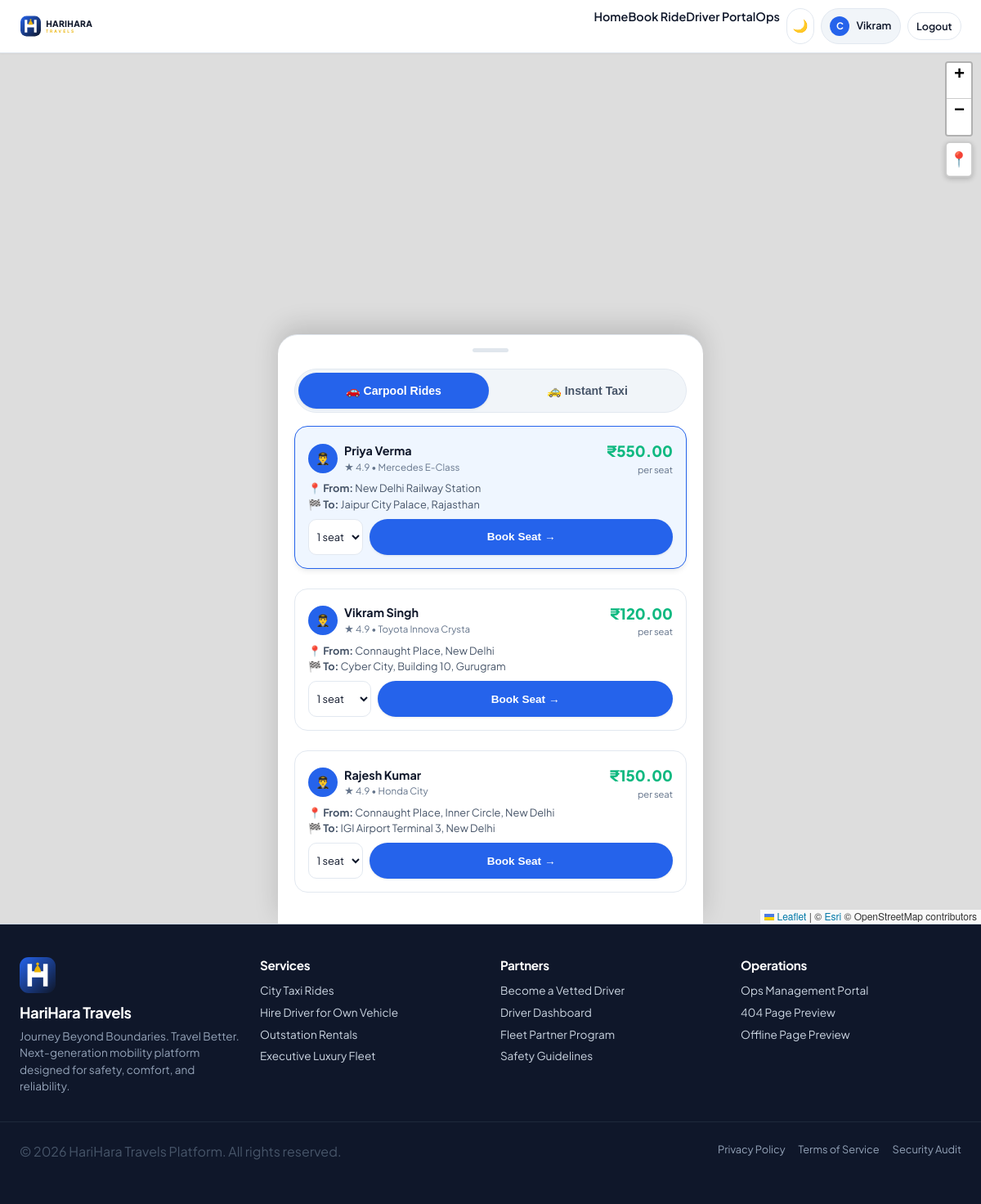
The app's page /booking/create/ (signed in), older data.
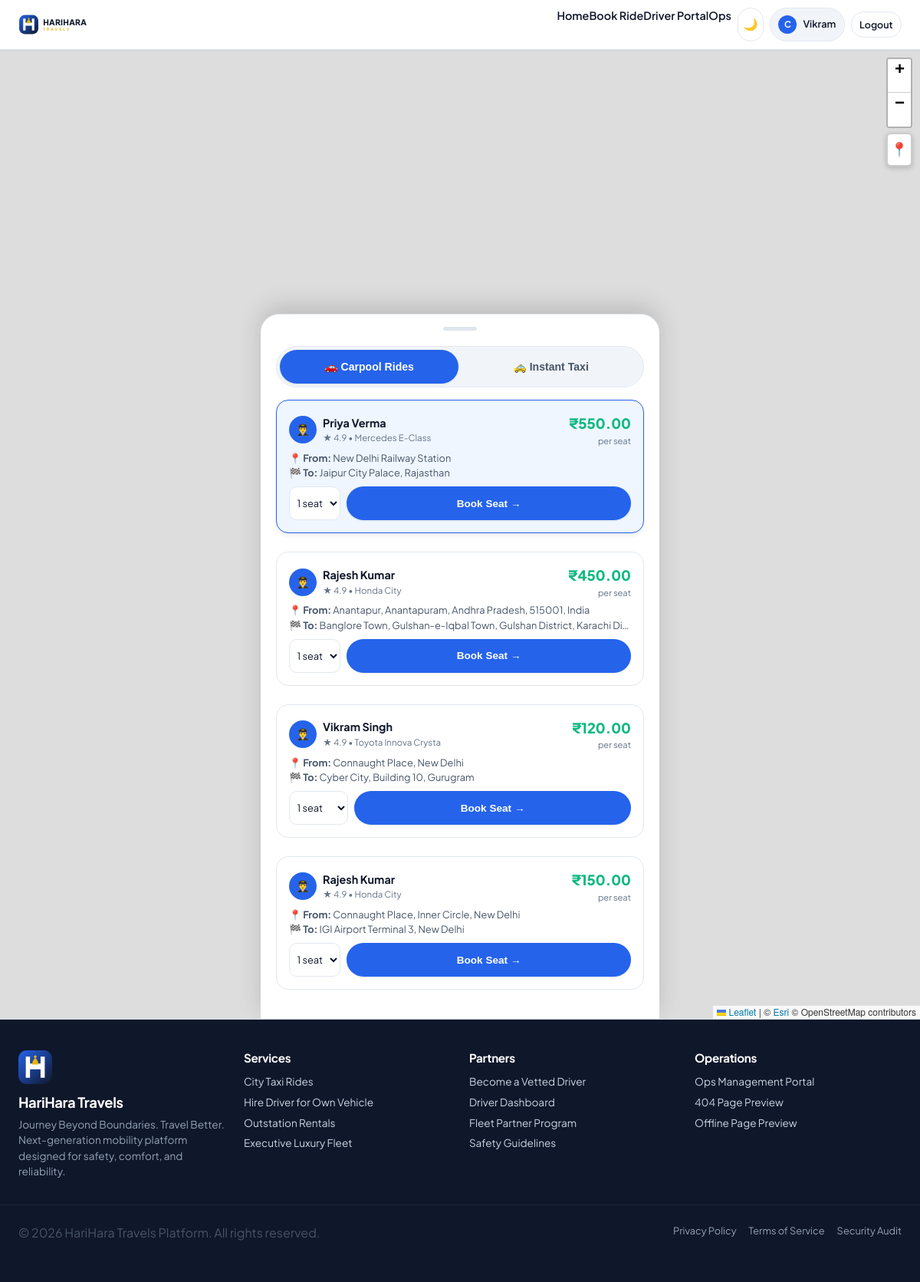
The same page, newer data.
### apps/bookings/models.py (models this page shows, shortened)
class RideOffer(models.Model):
    id = models.UUIDField(primary_key=True, default=uuid.uuid4, editable=False)
    driver = models.ForeignKey(settings.AUTH_USER_MODEL, on_delete=models.CASCADE, related_name='published_rides')
    origin_address = models.TextField()
    origin_latitude = models.FloatField()
    origin_longitude = models.FloatField()
    destination_address = models.TextField()
    destination_latitude = models.FloatField()
    destination_longitude = models.FloatField()
    departure_datetime = models.DateTimeField()
    total_seats = models.PositiveIntegerField(default=3)
    available_seats = models.PositiveIntegerField(default=3)
    price_per_seat = models.DecimalField(max_digits=10, decimal_places=2, default=150.00)
    vehicle_model = models.CharField(max_length=100, default='Honda City')
    vehicle_number = models.CharField(max_length=30, default='DL-01-AB-1234')
    vehicle_category = models.CharField(max_length=20, choices=VehicleCategory.choices, default=VehicleCategory.SEDAN)
    description = models.TextField(null=True, blank=True)
    status = models.CharField(max_length=20, choices=RideOfferStatus.choices, default=RideOfferStatus.OPEN)
    created_at = models.DateTimeField(auto_now_add=True)
    updated_at = models.DateTimeField(auto_now=True)

### apps/accounts/models.py (models this page shows, shortened)
class User(AbstractUser):
    class Role(models.TextChoices):
        CUSTOMER = 'CUSTOMER', 'Customer'
        DRIVER = 'DRIVER', 'Driver'
        ADMIN = 'ADMIN', 'Admin / Operations'
    role = models.CharField(max_length=20, choices=Role.choices, default=Role.CUSTOMER)
    phone = models.CharField(max_length=20, unique=True, null=True, blank=True)
    is_phone_verified = models.BooleanField(default=False)
    is_email_verified = models.BooleanField(default=False)
    avatar = models.ImageField(upload_to='avatars/', null=True, blank=True)
    created_at = models.DateTimeField(auto_now_add=True)
    updated_at = models.DateTimeField(auto_now=True)

### apps/bookings/views.py (the view, shortened to what this page needs)
# urls.py: path('create/', views.create_booking_view, name='create'),
@login_required
def create_booking_view(request):
    from .models import RideOffer, RideOfferStatus
    open_offers = RideOffer.objects.filter(status=RideOfferStatus.OPEN, available_seats__gt=0).order_by('-departure_datetime')[:10]
    return render(request, 'customer/booking_create.html', {'open_offers': open_offers})

### common/context_processors.py (called while the page is built)
def brand_context(request):
    user_role = getattr(request.user, 'role', 'GUEST') if getattr(request, 'user', None) and request.user.is_authenticated else 'GUEST'
    return {
        'PLATFORM_NAME': settings.AURA_PLATFORM['NAME'],
        'PLATFORM_TAGLINE': settings.AURA_PLATFORM['TAGLINE'],
        'PLATFORM_CURRENCY': settings.AURA_PLATFORM['CURRENCY'],
        'CURRENT_ROLE': user_role,
        'IS_CUSTOMER': user_role == 'CUSTOMER',
        'IS_DRIVER': user_role == 'DRIVER',
        'IS_ADMIN': user_role == 'ADMIN' or getattr(request.user, 'is_superuser', False),
    }

### templates/customer/booking_create.html (shortened to what this page needs)
{% extends 'base/base.html' %}
{% block content %}
<div class="mobile-booking-wrapper">
  <div class="mobile-fullscreen-map">
    <div id="aura-booking-map" style="width: 100%; height: 100%;"></div>
  </div>
  <div class="mobile-sheet-overlay-panel">
    <div class="mobile-sheet-handle"></div>
    <div class="mobile-segmented-control" style="margin-bottom: 1rem;">
      <button type="button" id="tab-btn-carpool" class="mobile-segment-tab active" onclick="switchBookingTab('CARPOOL')">🚗 Carpool Rides</button>
      <button type="button" id="tab-btn-taxi" class="mobile-segment-tab" onclick="switchBookingTab('TAXI')">🚕 Instant Taxi</button>
    </div>
    <div id="section-carpool-mode">
      {% if open_offers %}
        <div style="display: flex; flex-direction: column; gap: 0.65rem;">
          {% for offer in open_offers %}
            <div class="carpool-offer-card {% if forloop.first %}active{% endif %}"
                 onclick="selectCarpoolOffer('{{ offer.id }}', '{{ offer.origin_address|escapejs }}', {{ offer.origin_latitude }}, {{ offer.origin_longitude }}, '{{ offer.destination_address|escapejs }}', {{ offer.destination_latitude }}, {{ offer.destination_longitude }}, '{{ offer.price_per_seat }}', '{{ offer.available_seats }}', '{{ offer.driver.get_full_name|default:offer.driver.username|escapejs }}', '{{ offer.vehicle_model|escapejs }}')">
              <div class="flex items-center justify-between" style="margin-bottom: 0.35rem;">
                <div class="flex items-center gap-2">
                  <div style="width: 36px; height: 36px; border-radius: 50%; background: var(--color-brand-blue); color: white; display: flex; align-items: center; justify-content: center; font-weight: bold; font-size: 0.9rem;">👨‍✈️</div>
                  <div>
                    <div style="font-weight: 700; font-size: 0.9rem;">{{ offer.driver.get_full_name|default:offer.driver.username }}</div>
                    <div style="font-size: 0.72rem; color: var(--color-text-muted);">★ 4.9 • {{ offer.vehicle_model }}</div>
                  </div>
                </div>
                <div style="text-align: right;">
                  <div style="font-size: 1.15rem; font-weight: 800; color: var(--color-success);">₹{{ offer.price_per_seat }}</div>
                  <div style="font-size: 0.7rem; color: var(--color-text-muted);">per seat</div>
                </div>
              </div>
              <div style="font-size: 0.8rem; color: var(--color-text-secondary); margin-bottom: 0.5rem;">
                <div style="white-space: nowrap; overflow: hidden; text-overflow: ellipsis;">📍 <strong>From:</strong> {{ offer.origin_address }}</div>
                <div style="white-space: nowrap; overflow: hidden; text-overflow: ellipsis;">🏁 <strong>To:</strong> {{ offer.destination_address }}</div>
              </div>
              <form action="{% url 'bookings:book_seat' offer.id %}" method="POST">
                <div class="flex items-center gap-2">
                  <select name="seats_booked" class="form-input" style="padding: 0.35rem; font-size: 0.8rem; width: auto;" onclick="event.stopPropagation();">
                    {% for i in "1234"|make_list %}
                      {% if forloop.counter <= offer.available_seats %}
                        <option value="{{ forloop.counter }}">{{ forloop.counter }} seat{% if forloop.counter > 1 %}s{% endif %}</option>
                      {% endif %}
                    {% endfor %}
                  </select>
                  <button type="submit" class="btn btn-primary btn-sm mobile-touch-active" style="flex: 1; border-radius: var(--radius-full);" onclick="event.stopPropagation();">
                    Book Seat →
                  </button>
                </div>
              </form>
            </div>
          {% endfor %}
        </div>
      {% endif %}
    </div>
  </div>
</div>
{% endblock %}

Row changes from the older to the newer data that the page shows:
added RideOffer: driver.get_full_name "Rajesh Kumar", vehicle_model "Honda City", price_per_seat "450.00", origin_address "Anantapur, Anantapuram, Andhra Pradesh, 515001, India", destination_address "Banglore Town, Gulshan-e-Iqbal Town, Gulshan District, Karachi Di…", seats_booked "1 seat"
